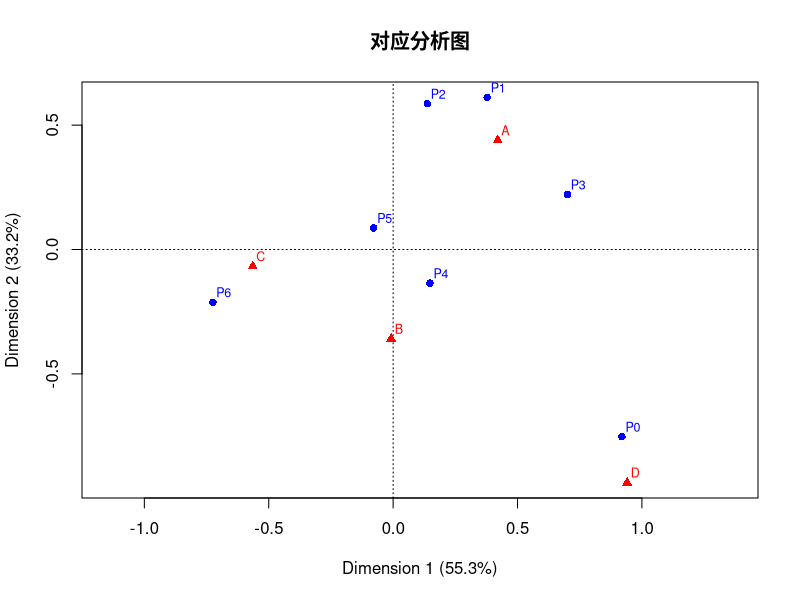

Source code (R):
library(readxl)
library(vcd)
library(ca)

data <- read_excel("./data/exec9.2table.xlsx", sheet = 1)

#构建列联表
mytable <- as.matrix(data[, -1])
rownames(mytable) <- c("P0","P1","P2","P3","P4","P5","P6") #代表考古场所
colnames(mytable) <- c("A", "B", "C", "D")                 #代表陶器类型

#增减边际估计
addmargins(mytable)
round(prop.table(mytable, 1), 3)    # 行轮廓矩阵
round(prop.table(mytable, 2), 3)    # 列轮廓矩阵

#对应分析
ca_result <- ca(mytable)
summary(ca_result)
ca_result$sv

#标准坐标
X <- ca_result$rowcoord %*% diag(ca_result$sv)
round(X, 3)
Y <- ca_result$colcoord %*% diag(ca_result$sv)
round(Y, 3)

#绘制图像
plot(ca_result, main = "对应分析图")
